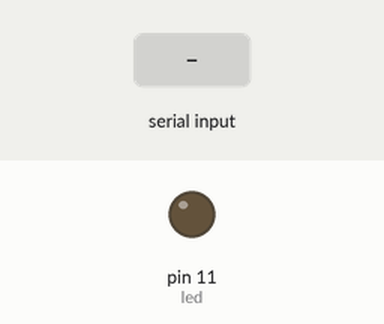
Recording of a sketch running on a simulated Arduino Uno, built with avr-gcc and run on an emulated ATmega328P. On the bench: output pins drawn as LEDs (lit = HIGH). The test bench sets the inputs (shaded band).

Above: at 1.2 s.
1.3 s: "a" received over Serial
At 1.6 s:
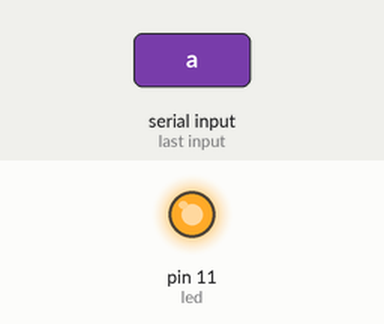
Timing chart, 0 to 4.3 s (numbered marks = the images above; inputs shaded):
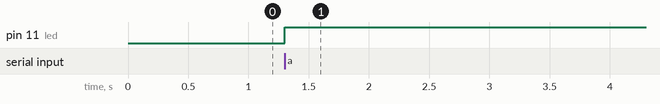

The sketch:

t15p1.ino
```cpp
//VARIABLES & CONSTANTS//
//--------------------//
const int led = 11;
char letter; //Variable to store the read key
boolean StateLed=false; //It warns about the LD state
//---------------------------//
void setup()
 {
 Serial.begin(9600);
 pinMode(led, OUTPUT);
 }
//---------------------------//
void loop()
{
// It checks when a byte is received
if (Serial.available()>0) {
letter=Serial.read();
// It checks what key is pressed and what is
// the LED state
 if ((letter=='a') && (StateLed==false))
 {
 digitalWrite(led,HIGH);
 StateLed=true; // Update the LED state
 }

else if ((letter=='a') && (StateLed==true))
 {
 digitalWrite(led,LOW);
 StateLed=false; // Update the LED state
 }
}
}
```

Measured:
- after the input at 1.3 s, pin 11 (led): LOW → HIGH at once
